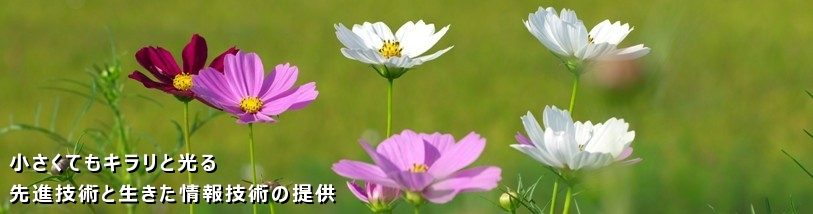
#> input picture PGTEST/pytest/1.jpg, 813 x 214 px, found by its file name
$ python image.py
#> lines starting #> are read from the running program, lines starting #| are printed output that depends on the picture
from PIL import Image
from PIL import ImageDraw
from PIL import ImageFont
#im = Image.open(r"C:\pytest\1.jpg").convert("L")
im = Image.open(r"C:\pytest\1.jpg")
#> im is the input picture: PIL image 813x214 RGB; mean R, G, B 130.7, 137.2, 67.5
# Creates an object that can be used to draw in the given image.
draw = ImageDraw.Draw(im)
# draw.line(xy, options) => Draws a line between the coordinates in the xy list.
# The coordinate list can be any sequence object containing either 2-tuples [ (x, y), ... ]
# or numeric values [ x, y, ... ].
# The fill option gives the color to use for the line.
draw.line((0, 0) + im.size, fill=128)
draw.line((0, im.size[1], im.size[0], 0), fill=128)

draw.line((im.size[0]-50, 0, im.size[0]-50, 50), fill=128)
draw.line((im.size[0]-50, 50, im.size[0], 50), fill=128)
draw.line((im.size[0]-30, 0, im.size[0] - 30, 100), fill=128)

#draw.
font = ImageFont.truetype('simsun.ttc',50)
#font = ImageFont.truetype("TIVERTON.TTF", "18")
#font_width, font_height = font.getsize("5")
width, height = im.size
#> width = 813; height = 214
draw.text(((width - 50), (height - 50)),"5", font=font, fill="red")
del draw
#print im.size

# write to stdout
im.save("C:\\pytest\\4", "PNG")
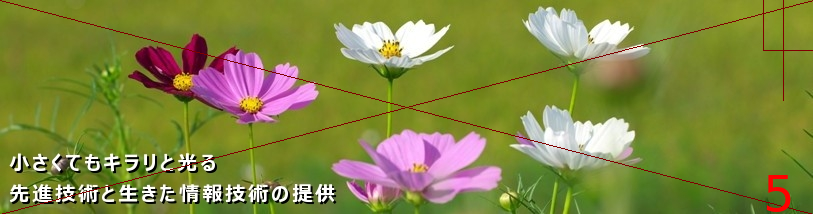
#> saved as 4: PIL image 813x214 RGB; mean R, G, B 131, 135.6, 66.8
#im.show()
